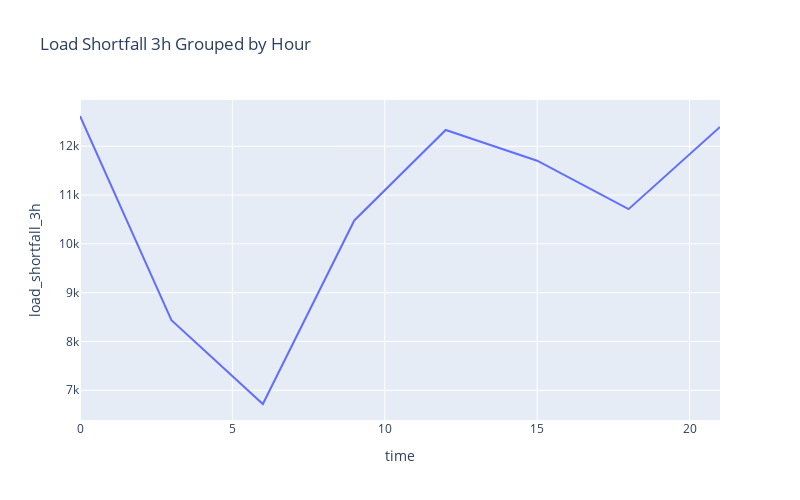

Write notebook code for a chart like this one.
### Code cell
# Visualising hourly shortfall
px.line(train_data.groupby([train_data['time'].astype('datetime64').dt.hour])['load_shortfall_3h'].mean(), 
        title = 'Load Shortfall 3h Grouped by Hour', y='load_shortfall_3h', width =800, height=500 )

### Figure 1 — Plotly figure (JSON) as saved in the notebook; plotly's stock layout.template omitted (floating-point values rounded to 4 significant figures)
{"data": [{"hovertemplate": "time=%{x}<br>load_shortfall_3h=%{y}<extra></extra>", "legendgroup": "", "line": {"color": "#636efa", "dash": "solid"}, "marker": {"symbol": "circle"}, "mode": "lines", "name": "", "orientation": "v", "showlegend": false, "type": "scatter", "x": [0, 3, 6, 9, 12, 15, 18, 21], "xaxis": "x", "y": [12620.0, 8435.0, 6719.0, 10480.0, 12330.0, 11700.0, 10710.0, 12400.0], "yaxis": "y"}], "layout": {"height": 500, "legend": {"tracegroupgap": 0}, "title": {"text": "Load Shortfall 3h Grouped by Hour"}, "width": 800, "xaxis": {"anchor": "y", "domain": [0, 1], "title": {"text": "time"}}, "yaxis": {"anchor": "x", "domain": [0, 1], "title": {"text": "load_shortfall_3h"}}}}
